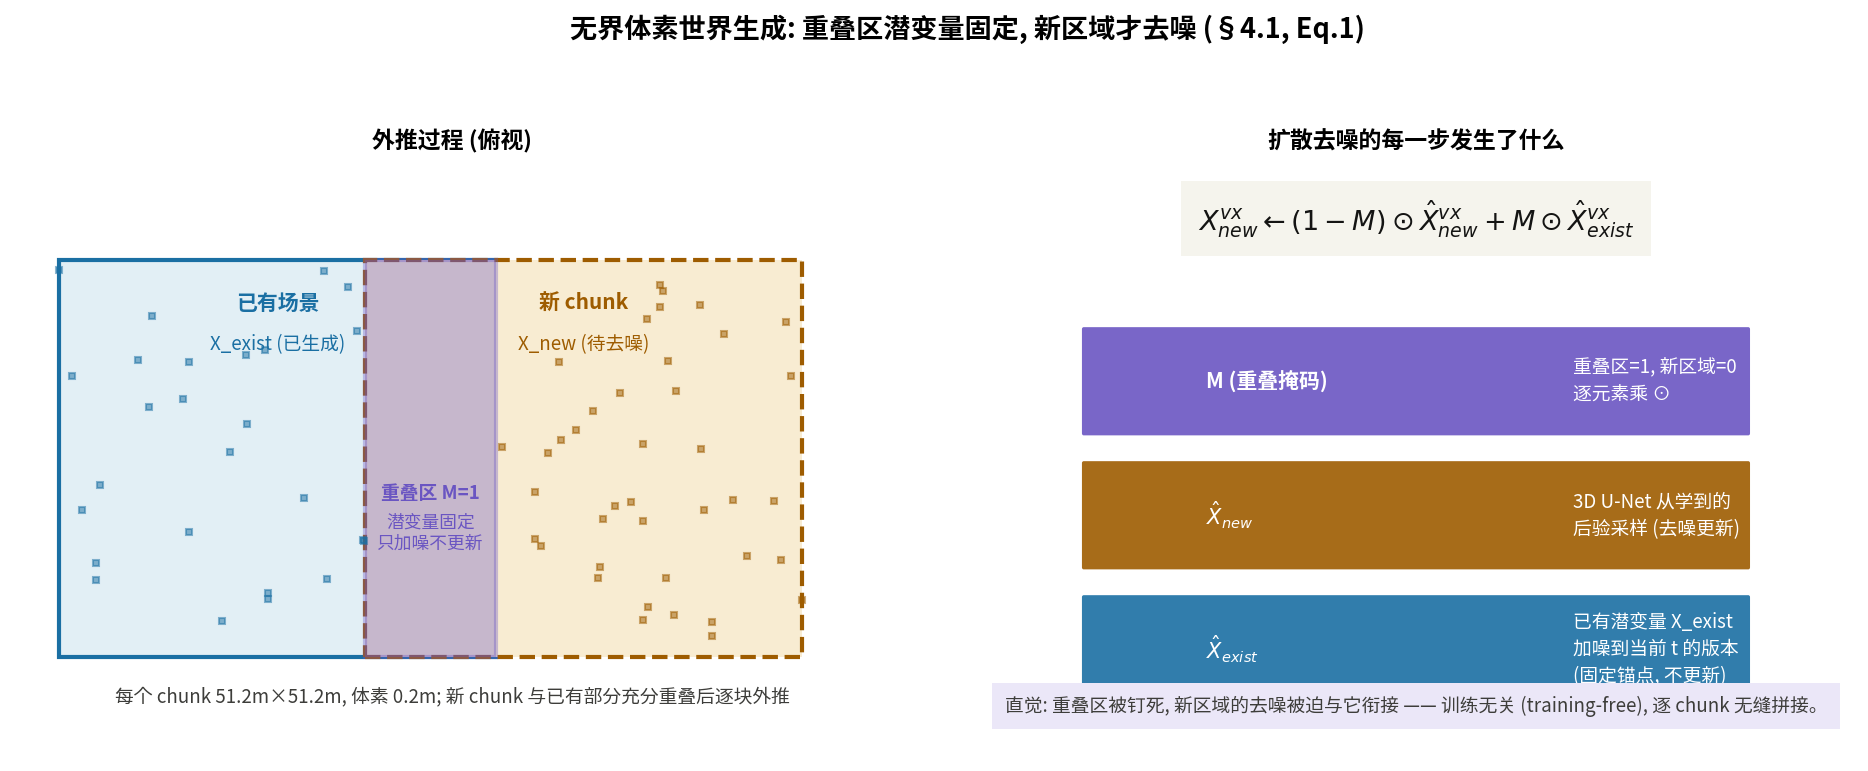

Here is the Python script that generated this plot:
# -*- coding: utf-8 -*-
"""InfiniCube Fig 1: 无界体素外推 (outpainting) —— RePaint 式潜变量拼接.
新 chunk 与已有场景重叠; 扩散去噪时重叠区潜变量 X_exist 固定 (加噪版本),
只更新新区域 X_new: X_new <- (1-M)*X_hat_new + M*X_hat_exist (§4.1, Eq.1).
"""
import matplotlib
matplotlib.use("Agg")
import numpy as np
import matplotlib.pyplot as plt
from matplotlib.patches import FancyBboxPatch, FancyArrowPatch, Rectangle

plt.rcParams["font.family"] = "Noto Sans CJK JP"
plt.rcParams["axes.unicode_minus"] = False

BLUE, GREEN, ORANGE, PURPLE = "#1a6fa3", "#0b7a5c", "#9e5c00", "#6a55c2"
GRAY = "#6e737b"

fig, axes = plt.subplots(1, 2, figsize=(13, 5.2))
fig.patch.set_facecolor("white")
fig.suptitle("无界体素世界生成: 重叠区潜变量固定, 新区域才去噪 (§4.1, Eq.1)", fontsize=13,
             weight="bold")

# ---------- 左: 几何示意 ----------
ax = axes[0]
ax.set_xlim(0, 10)
ax.set_ylim(0, 6)
ax.axis("off")
ax.set_title("外推过程 (俯视)", fontsize=11, weight="bold")

# 已有场景 chunk
ax.add_patch(Rectangle((0.5, 1.0), 5.0, 4.0, fc="#e2eff5", ec=BLUE, lw=2))
ax.text(3.0, 4.5, "已有场景", ha="center", fontsize=10, color=BLUE, weight="bold")
ax.text(3.0, 4.1, "X_exist (已生成)", ha="center", fontsize=9, color=BLUE)
# 新 chunk
ax.add_patch(Rectangle((4.0, 1.0), 5.0, 4.0, fc="#f8ecd2", ec=ORANGE, lw=2, ls="--"))
ax.text(6.5, 4.5, "新 chunk", ha="center", fontsize=10, color=ORANGE, weight="bold")
ax.text(6.5, 4.1, "X_new (待去噪)", ha="center", fontsize=9, color=ORANGE)
# 重叠区
ax.add_patch(Rectangle((4.0, 1.0), 1.5, 4.0, fc="#6a55c2", ec=PURPLE, lw=2, alpha=0.35))
ax.text(4.75, 2.6, "重叠区 M=1", ha="center", fontsize=9, color=PURPLE, weight="bold")
ax.text(4.75, 2.1, "潜变量固定\n只加噪不更新", ha="center", fontsize=8.5, color=PURPLE)
# 网格纹理示意
rng = np.random.default_rng(3)
for (x0, y0, w, h, c) in [(0.5, 1.0, 5.0, 4.0, BLUE), (5.5, 1.0, 3.5, 4.0, ORANGE)]:
    for _ in range(40):
        px, py = rng.uniform(x0, x0 + w), rng.uniform(y0, y0 + h)
        if 4.0 < px < 5.5:
            continue
        ax.plot(px, py, "s", ms=3, color=c, alpha=0.5)
ax.text(5.0, 0.55, "每个 chunk 51.2m×51.2m, 体素 0.2m; 新 chunk 与已有部分充分重叠后逐块外推", ha="center",
        fontsize=9, color="#3d3d3a", style="italic")

# ---------- 右: 方程与去噪步骤 ----------
ax = axes[1]
ax.set_xlim(0, 10)
ax.set_ylim(0, 6)
ax.axis("off")
ax.set_title("扩散去噪的每一步发生了什么", fontsize=11, weight="bold")

ax.text(5, 5.3, r"$X^{vx}_{new} \leftarrow (1-M)\odot \hat{X}^{vx}_{new} + M\odot \hat{X}^{vx}_{exist}$",
        fontsize=13, ha="center", color="#141413", weight="bold",
        bbox=dict(fc="#f5f4ed", ec="none", pad=8))

items = [
    ("M (重叠掩码)", "重叠区=1, 新区域=0\n逐元素乘 ⊙", "#6a55c2"),
    (r"$\hat{X}_{new}$", "3D U-Net 从学到的\n后验采样 (去噪更新)", ORANGE),
    (r"$\hat{X}_{exist}$", "已有潜变量 X_exist\n加噪到当前 t 的版本\n(固定锚点, 不更新)", BLUE),
]
y = 4.0
for title, body, c in items:
    b = FancyBboxPatch((1.2, y - 0.75), 7.6, 1.05, boxstyle="round,pad=0.02", fc=c, ec="none", alpha=0.9)
    ax.add_patch(b)
    ax.text(2.6, y - 0.22, title, fontsize=10, weight="bold", color="white", va="center")
    ax.text(6.8, y - 0.22, body, fontsize=9, color="white", va="center", linespacing=1.4)
    y -= 1.35

ax.text(5, 0.45, "直觉: 重叠区被钉死, 新区域的去噪被迫与它衔接 —— 训练无关 (training-free), 逐 chunk 无缝拼接。",
        fontsize=9, ha="center", color="#3d3d3a", style="italic",
        bbox=dict(fc="#ebe7f8", ec="none", pad=6))

fig.tight_layout(rect=[0, 0, 1, 0.93])
out = "/home/hatch/workspace/your_files/paper-xray-100/papers/049-WM-infinicube/fig-outpaint.png"
fig.savefig(out, dpi=150, bbox_inches="tight")
print("saved", out)
